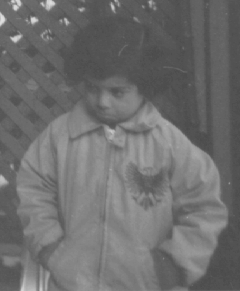
%> input picture 计算机/数字图像处理与分析/实验/实验材料/实验图像/pout.bmp, 240 x 291 px
$ octave lab2_4.m   (GNU Octave 9; MATLAB toolbox functions it lacks are replaced by stand-ins)
%> lines starting %> are read from the running program, lines starting %| are printed output that depends on the picture
clc, clear, close all
src=imread("..\实验材料\实验图像\pout.bmp");
%> src is the input picture: size 291x240 uint8; min 74, max 224, mean 110.3

subplot(3,2,1); imshow(src); title('原图');
subplot(3,2,2); histogram(src);title('原图直方图');

res1 = histeq(src);%直方图均衡
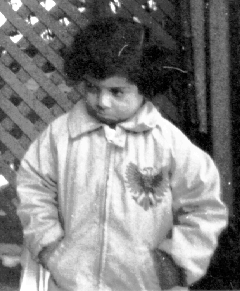
%> res1: size 291x240 uint8; min 0, max 255, mean 128.4
subplot(3,2,3); imshow(res1);title('直方图均衡');
subplot(3,2,4); histogram(res1);title('增强后直方图');

res2 = histeq(src,normpdf((0:1:255),100,50));
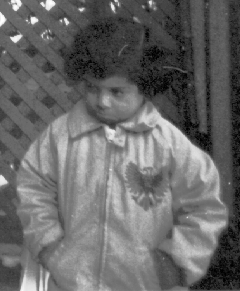
%> res2: size 291x240 uint8; min 0, max 255, mean 104.3
subplot(3,2,5); imshow(res2);title('直方图规定化');
subplot(3,2,6); histogram(res2);title('规定化后直方图');
%> after `title('规定化后直方图')`:
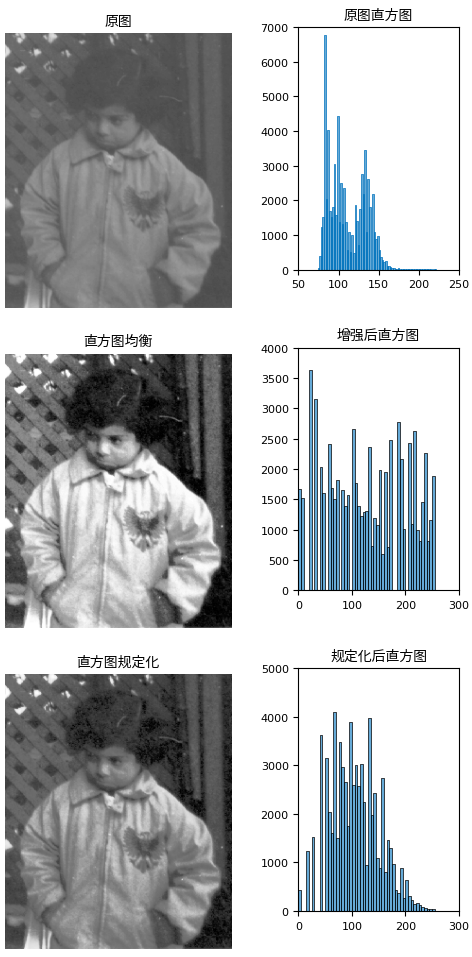
%> figure redrawn from the program's plot data, 6 panels

$ run again, with 计算机/数字图像处理与分析/实验/实验材料/实验图像/Girl.bmp copied over 计算机/数字图像处理与分析/实验/实验材料/实验图像/pout.bmp
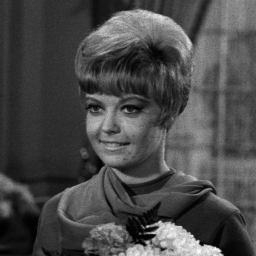
%> input picture 计算机/数字图像处理与分析/实验/实验材料/实验图像/Girl.bmp, 256 x 256 px
%> src is the input picture: size 256x256 uint8; min 0, max 254, mean 73.6
%> `res1 = histeq(src);`:
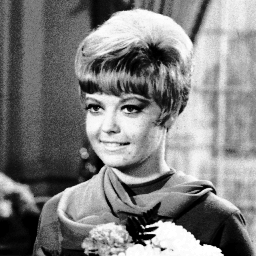
%> res1: size 256x256 uint8; min 0, max 255, mean 127.4
%> `res2 = histeq(src,normpdf((0:1:255),100,50));`:
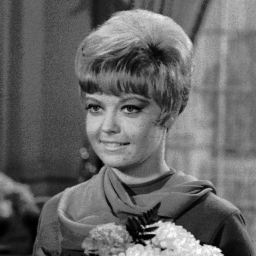
%> res2: size 256x256 uint8; min 0, max 255, mean 103.2
